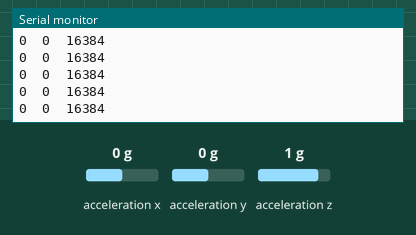
Recording of a sketch running on a simulated Arduino Uno, built for the host (arithmetic inside an expression is 32-bit, double 64-bit). Shown: the last lines printed to the serial monitor. The test bench sets the inputs (shaded band); at power-on: acceleration x 0 g, acceleration y 0 g, acceleration z 1 g.

Above: at 1.2 s.
1.3 s: acceleration x set to -1.4 g
At 2.2 s:
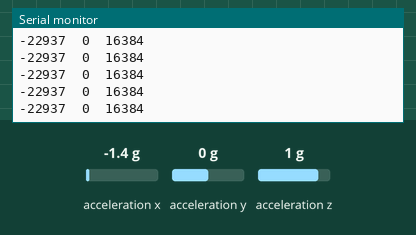
2.8 s: acceleration y set to -1.4 g
At 3.8 s:
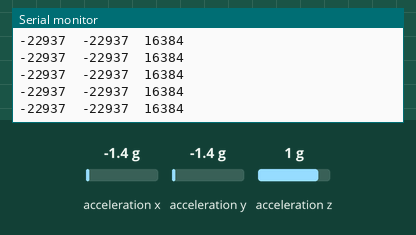
4.3 s: acceleration z set to -1.4 g
At 4.9 s:
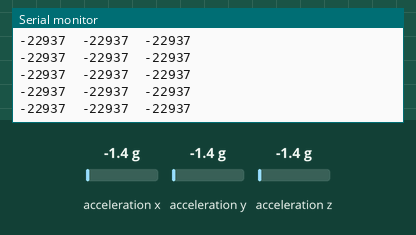
5.8 s: acceleration z set to 0.8 g
At 6.8 s:
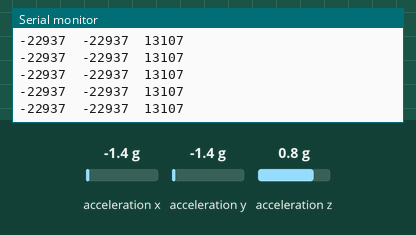
Timing chart, 0 to 8.8 s (numbered marks = the images above; inputs shaded):
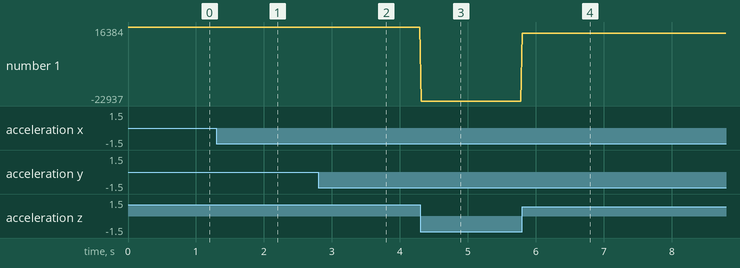

The sketch:

Arduino_ML_Workshop_accelerometer_serial.ino
```cpp
#include "CurieIMU.h"

int ax,ay,az;

void setup() {
  Serial.begin(9600);
  CurieIMU.begin();

}

void loop() {
  CurieIMU.readAccelerometer(ax,ay,az);
  Serial.print(ax);
  Serial.print("\t");
  Serial.print(ay);
  Serial.print("\t");
  Serial.print(az);
  Serial.println();
  delay(10);
}
```

Measured:
- after the input at 1.3 s, the serial monitor: prints a new line at once (image 1)
- after the input at 2.8 s, the serial monitor: prints a new line at once (image 2)
- after the input at 4.3 s, the serial monitor: prints a new line at once (image 3)
- after the input at 5.8 s, the serial monitor: prints a new line at once (image 4)
- plotted number 1: -22937 → 13107 after the input at 5.8 s
